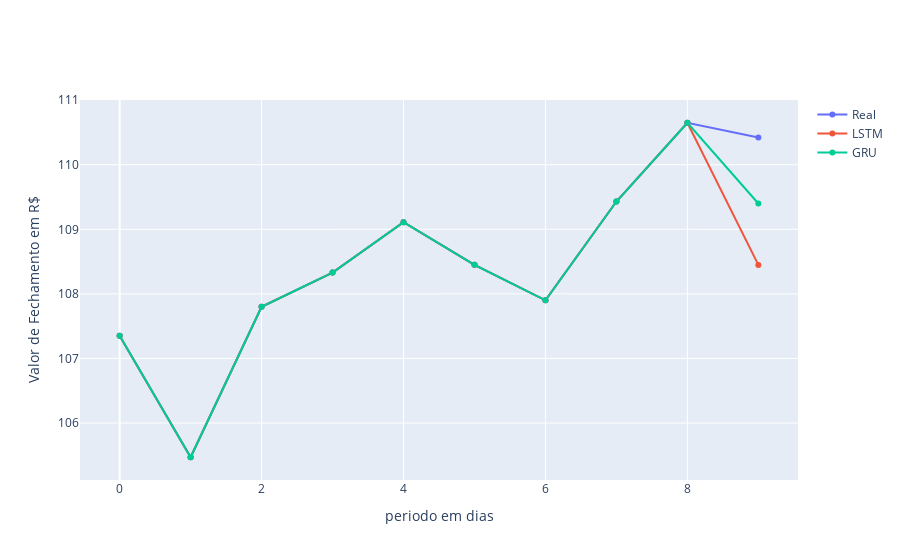

Here is the notebook cell this chart was saved with:
### Code cell
import plotly.graph_objs as go
fig = go.Figure()

fig.add_trace(go.Scatter(
   y=bova11['close'][-10:],
   name="Real")
)

fig.add_trace(go.Scatter(
   y=pred_1_lstm['close'][-10:],
   name="LSTM")
)

fig.add_trace(go.Scatter(
   y=pred_1_gru.close[-10:],
   name="GRU")
)

fig.update_layout(
   #title="Banda de Bollinger superior e inferior dos ultimos 60 dias de fechamento de 2009 a Fev 2023",
    yaxis_title="Valor de Fechamento em R$",
    xaxis_title="periodo em dias",
   #legend_title="legend",
)
fig.show()

### Figure 1 — Plotly figure (JSON) as saved in the notebook; plotly's stock layout.template omitted (floating-point values rounded to 4 significant figures)
{"data": [{"name": "Real", "type": "scatter", "y": [107.3, 105.5, 107.8, 108.3, 109.1, 108.4, 107.9, 109.4, 110.7, 110.4]}, {"name": "LSTM", "type": "scatter", "y": [107.3, 105.5, 107.8, 108.3, 109.1, 108.4, 107.9, 109.4, 110.7, 108.4]}, {"name": "GRU", "type": "scatter", "y": [107.3, 105.5, 107.8, 108.3, 109.1, 108.4, 107.9, 109.4, 110.7, 109.4]}], "layout": {"xaxis": {"title": {"text": "periodo em dias"}}, "yaxis": {"title": {"text": "Valor de Fechamento em R$"}}}}
